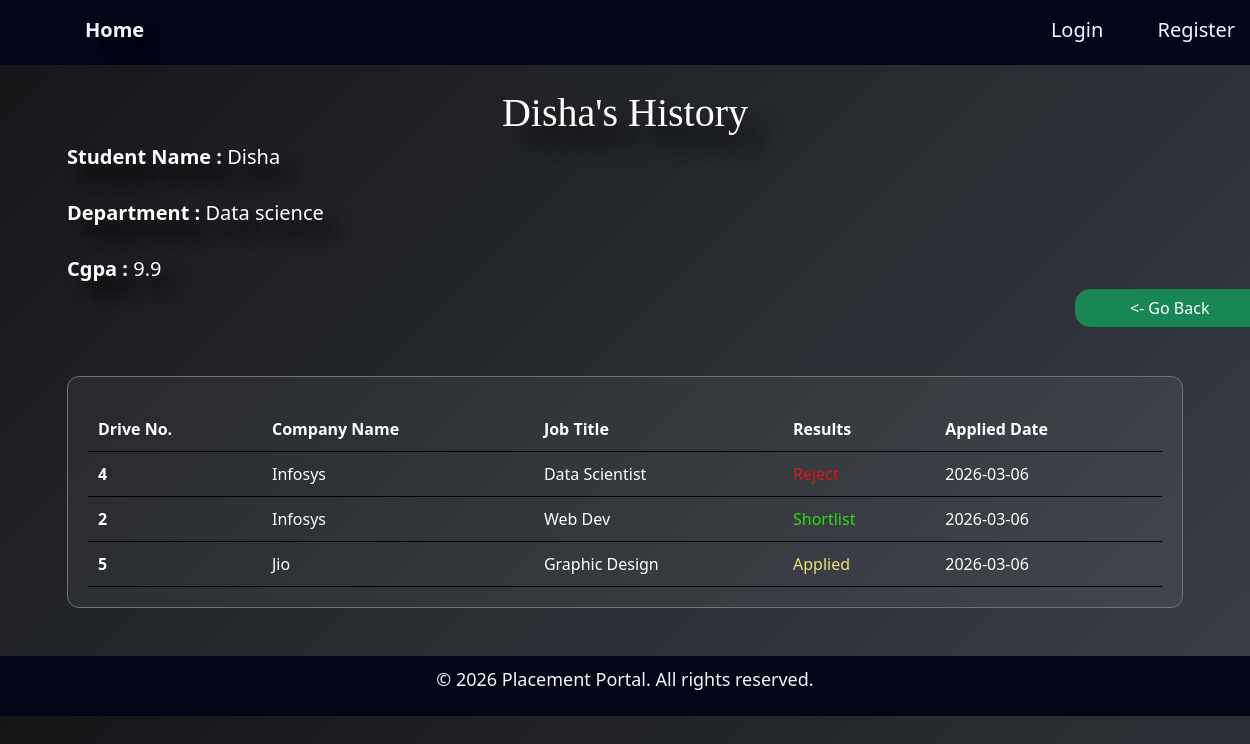
/admin_stu_history/1, run on an earlier commit of the app's database.
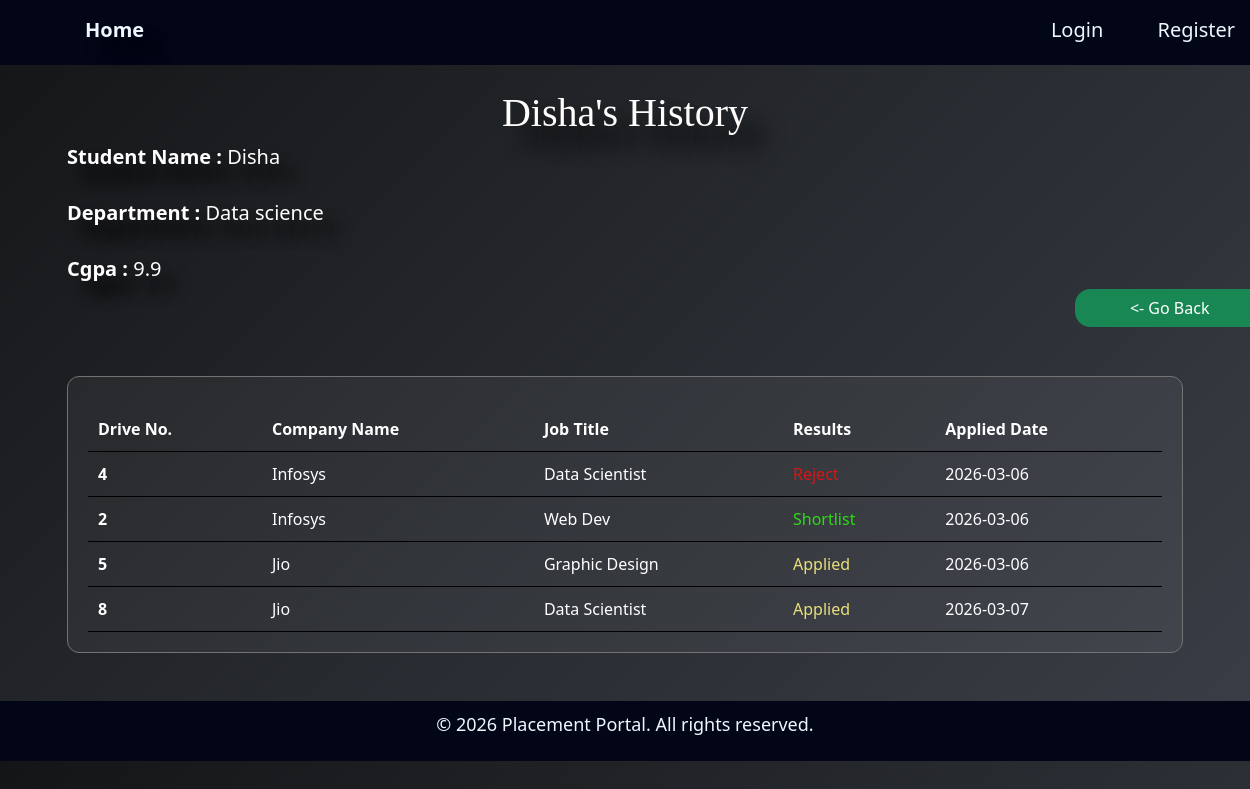
And on a later commit of the database.
### application/models.py (models this page shows)
class Application(db.Model):
    id = db.Column(db.Integer, primary_key=True)
    student_id = db.Column(db.Integer, db.ForeignKey('studentprofile.id'), nullable=False)
    drive_id = db.Column(db.Integer, db.ForeignKey('placementdrive.id'), nullable=False)
    application_date = db.Column(db.DateTime, default=datetime.utcnow)
    status = db.Column(db.String(50), default='Applied')  #Applied/Shortlisted/Selected/Rejected
    student = db.relationship('Studentprofile', back_populates='applications')
    drive = db.relationship('Placementdrive', back_populates='applications')

class Placementdrive(db.Model):
    id = db.Column(db.Integer, primary_key=True)
    company_id = db.Column(db.Integer, db.ForeignKey('companyprofile.id'), nullable=False)
    job_title = db.Column(db.String(150), nullable=False)
    job_description = db.Column(db.Text(500), nullable=False)
    salary= db.Column(db.String(50), nullable=False)
    is_approved = db.Column(db.Boolean, default=False)
    is_closed = db.Column(db.Boolean, default=False)
    company = db.relationship('Companyprofile', back_populates='drives')
    applications = db.relationship('Application', back_populates='drive',cascade="all, delete")

class Companyprofile(db.Model):
    id = db.Column(db.Integer, primary_key=True)
    user_id = db.Column(db.Integer, db.ForeignKey('user.id'), unique=True, nullable=False)
    company_name = db.Column(db.String(150), nullable=False)
    hr_contact = db.Column(db.String(150), nullable=False)
    website = db.Column(db.String(150), nullable=False)
    location = db.Column(db.String(150), nullable=False)
    user = db.relationship('User', back_populates='company_profile')
    drives = db.relationship('Placementdrive', back_populates='company',cascade="all, delete")

### application/controllers.py (the view)
@app.route('/admin_stu_history/<int:student_id>')
def admin_stu_history(student_id):
   student = Studentprofile.query.get(student_id)
   if student is None:
      abort(404)
   apps=Application.query.filter_by(student_id=student.id).all()
   return render_template('admin_stu_history.html',
                          student=student,
                          apps=apps)

### templates/admin_stu_history.html (shortened to what this page needs)
{% extends "base.html" %}
{% block content %}
   <div class="container">
    <h1>{{student.student_name}}'s History</h1>
    <h5><strong>Student Name : </strong>{{student.student_name}}</h5><br>
    <h5><strong>Department : </strong>{{student.department}}</h5><br>
    <h5><strong>Cgpa : </strong>{{student.cgpa}}</h5>
    <div style="display: flex;">
    <div style="margin-left: auto ;"><a href="{{url_for('whole_student_profile', student_id=student.id)}}" class="btn btn-success"><- Go Back</a></div>
    </div>
  <br>
   <div class="card">
     <table>
  <thead>
    <tr>
      <th>Drive No.</th>
      <th>Company Name</th>
      <th>Job Title</th>
      <th>Results</th>
      <th>Applied Date</th>
    </tr>
  </thead>
  <tbody>
  {% if apps %}
    {% for app in apps %}
    <tr>
      <th>{{app.drive.id}}</th>
      <td>{{app.drive.company.company_name}}</td>
      <td>{{app.drive.job_title}}</td>
      <td>
        {% if app.status == "Applied" %}
            <span style="color: rgb(232, 223, 124);">{{app.status}}</span>
        {% elif app.status == "Reject"%}
            <span style="color: rgb(220, 20, 20);">{{app.status}}</span>
        {% else %}
          <span style="color: rgb(43, 220, 20);">{{app.status}}</span>
        {% endif %}
      </td>
      <td>{{app.application_date.date()}}</td>
    </tr>
    {% endfor %}
    {% else %}
    <tr>
       <td style="color:#1461ce;">No record yet..</td>
    </tr>
  {% endif %}
  </tbody>
</table>
</div>
</div>
{% endblock %}

What changed in the data, as far as the page shows it:
added Application: drive.id "8", drive.company.company_name "Jio", drive.job_title "Data Scientist", status "Applied", application_date "2026-03-07"
